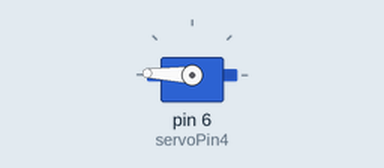
A sketch run on a simulated Arduino Uno, built with avr-gcc and run on an emulated ATmega328P. Shown: servo.

Above: at 0.05 s.
At 0.7 s:
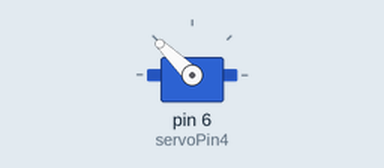
At 1.35 s:
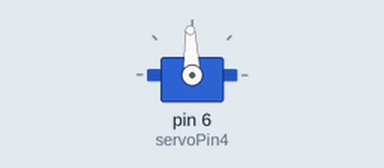
At 2.7 s:
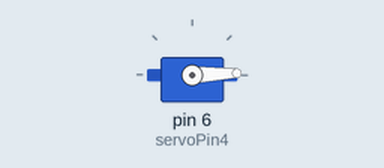
Timing chart, 0 to 6.3 s (numbered marks = the images above):
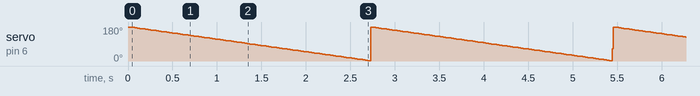

The sketch:

FinalProject_RobArm.ino
```cpp
#include <Servo.h>
Servo servo;
Servo servo2;
Servo servo3;
Servo servo4;
int servoPin = 9;
int servoPin2 = 10;
int servoPin3 = 11;
int servoPin4 = 6;
int angle = 0;   // servo position in degrees

void setup()
{
  servo.attach(servoPin);
  servo.attach(servoPin2);
  servo.attach(servoPin3);
   servo.attach(servoPin4);
}


void loop()
{
  // scan from 0 to 180 degrees
  for(angle = 0; angle < 180; angle++)
  {
    servo.write(angle);
    delay(0);
  }
  // now scan back from 180 to 0 degrees
  for(angle = 180; angle > 0; angle--)
  {
    servo.write(angle);
    delay(15);
  }
  for(angle = 180; angle > 0; angle--)
  {
    servo.write(angle);
    delay(15);
  }
}
```
